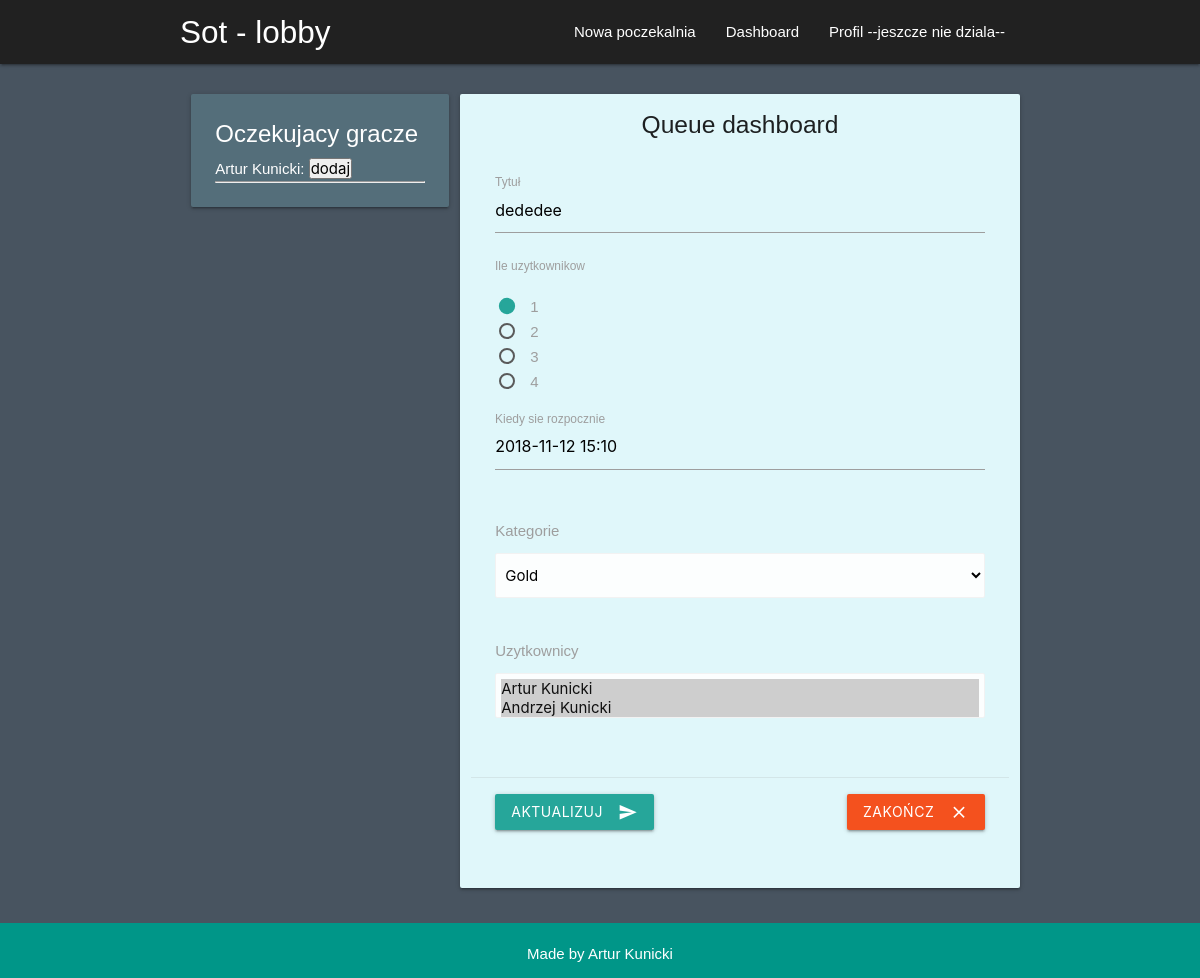
Before: /dashboard/6/ (signed in) with the older database file.
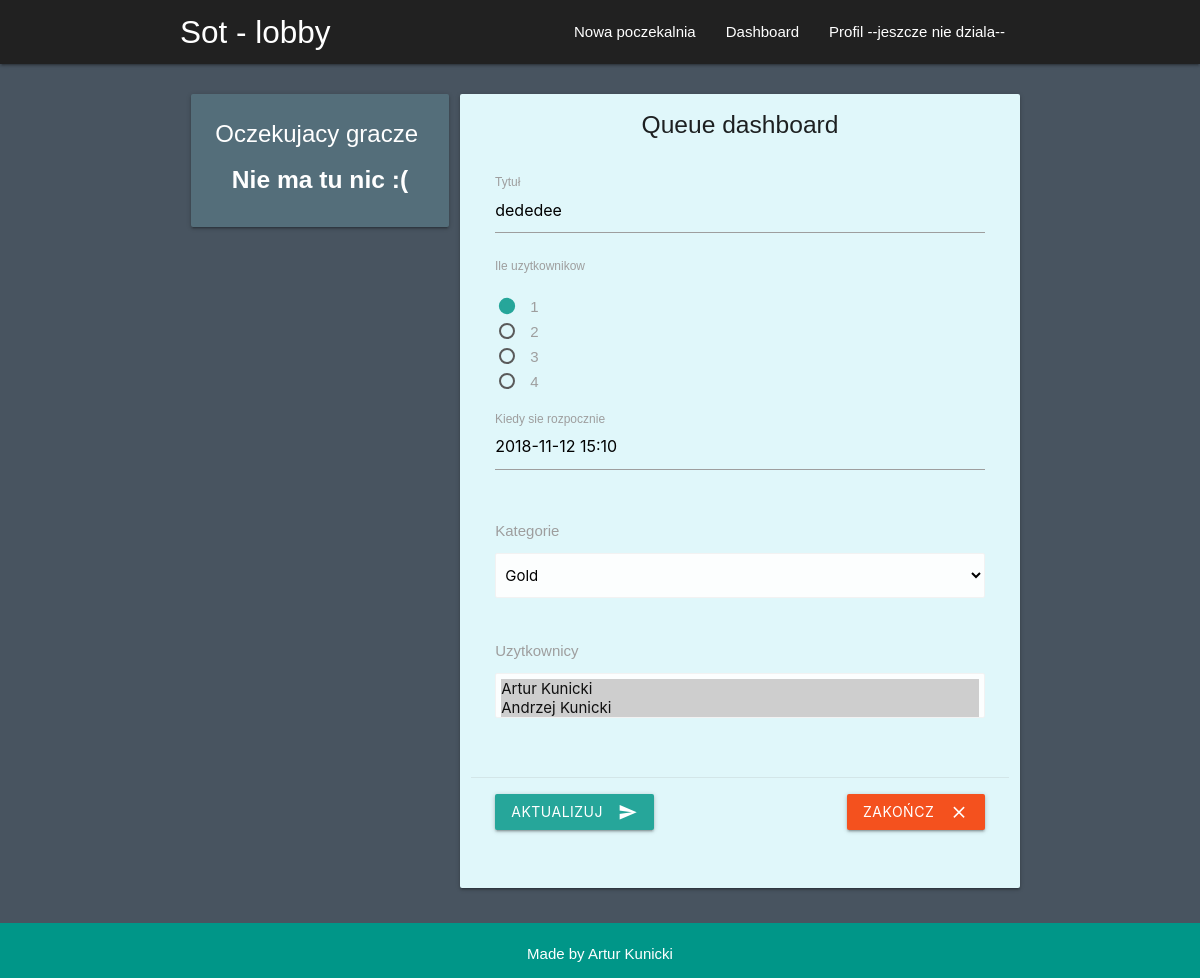
After: the same page with the newer database file.
### lobby/models.py (models this page shows, shortened)
class Query(models.Model):
    queue = models.OneToOneField(Queue, on_delete=models.DO_NOTHING)
    profile = models.OneToOneField(Profile,on_delete=models.DO_NOTHING)

### accounts/models.py (models this page shows, shortened)
class Profile(models.Model):
    name = models.CharField(max_length=40)
    username = models.CharField(max_length=40,blank=True, null=True)
    thumbnail = models.ImageField(upload_to="accounts")
    gold = models.IntegerField()
    solus = models.IntegerField()
    alliance = models.IntegerField()
    reputation = models.IntegerField()
    user = models.OneToOneField(User, on_delete=models.CASCADE)

### lobby/views.py (the view)
# urls.py: path('dashboard/<int:queue_id>/', views.dashboard, name="dashboard"),
def dashboard(request, queue_id):
    user = request.user
    user_id = user.id
    queue = Queue.objects.get(id=queue_id)
    author_id = queue.author.id
    if user_id == author_id:
        queue = Queue.objects.get(id=queue_id)
        queries = Query.objects.filter(queue=queue)
        context = {
            'queue':queue,
            'queries': queries,
        }
        return render(request,'lobby/dashboard.html', context)
    else:
        messages.error(request,"nie masz dostępu")
        return redirect('index')

### lobby/models.py (called while the page is built)
    def pretty_date(self):
        return self.date.strftime('%Y-%m-%d %H:%M')

### templates/lobby/dashboard.html (shortened to what the changed rows need)
{% extends 'base.html' %}
{% block content %}
    <div class="container">
        <div class="row">
            <br>
            <div class="col m4 s12" >
                <div class="card blue-grey darken-1" >
                    <div class="card-content white-text">
                    {% if queries%}
                        {% for query in queries %}
                        <form method='POST' action="{% url 'adduser' query.queue.id query.profile.id %}">
                                <p>{{ query.profile.name }}:
                                <input type="submit" value="dodaj"/>
                            </p>
                            <hr>
                        </form>
                        {% endfor %}
                    {% else %}
                        <div class="center-align">
                            <h5><b>Nie ma tu nic :(</b></h5>
                        </div>
                    {% endif %}
                    </div>
                  </div>
            </div>
        </div>
</div>
{% endblock %}

Changed rows visible on the page:
removed Query: profile.name "Artur Kunicki"
Other visible differences:
text now shown: "Nie ma tu nic :("
